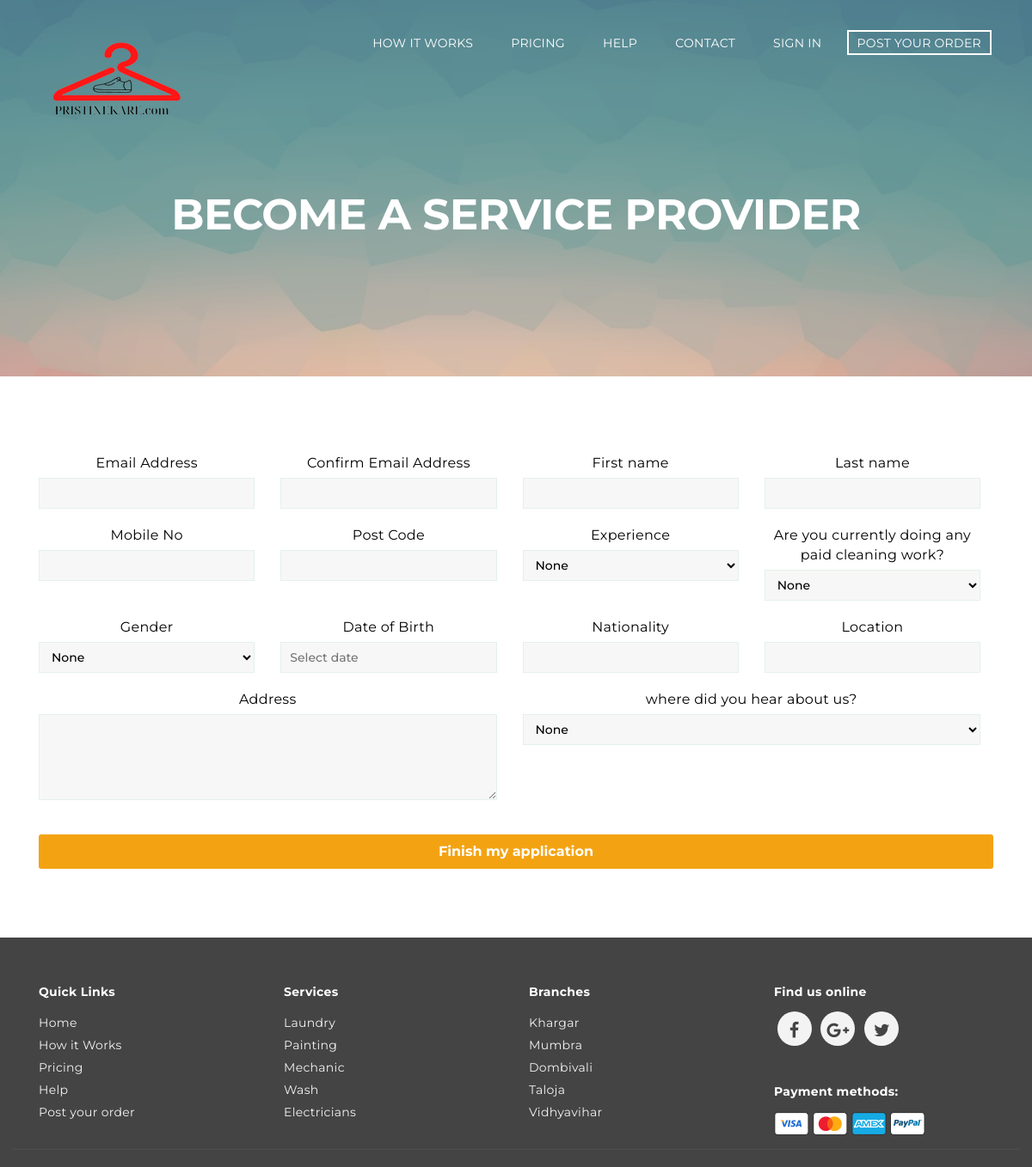
Screenshot of /users/apply.php with the database file from the repository.
### tables this page shows
CREATE TABLE IF NOT EXISTS `sv_admin_login` (
  `admin_id` int(20) NOT NULL AUTO_INCREMENT,
  `user_name` varchar(255) NOT NULL,
  `password` varchar(255) NOT NULL,
  `email_id` varchar(255) NOT NULL,
  `site_name` varchar(255) NOT NULL,
  `logo` varchar(255) NOT NULL,
  `favicon` varchar(255) NOT NULL,
  `site_desc` varchar(255) NOT NULL,
  `keyword` varchar(255) NOT NULL,
  `site_url` varchar(255) NOT NULL,
  `paypal_id` varchar(250) NOT NULL,
  `currency_mode` varchar(100) NOT NULL,
  `paypal_site_mode` varchar(100) NOT NULL,
  PRIMARY KEY (`admin_id`)
);

### users/apply.php (the view, shortened to what this page needs)
  <body class="splash-index">
    <?php include("../header.php");
include("validation.php");
	?>
<section class="teaser bg-top">
<div class="min-space"></div>
<div class="min-space"></div>
<div class="min-space"></div>
<h1 class="sub-title">Become a Service Provider</h1>
<div class="min-space"></div>
<div class="min-space"></div>
</section>
<section class="teaser" style="margin-top:30px;">
<form class="form-large" action="javascript:cleaner('add')" accept-charset="UTF-8" method="post" id="apply_now">
<div class="container apply_form">
<div class="min-space"></div>
<div class="col-lg-12">
<div class="row">
<div class="col-lg-3 col-md-3 col-sm-3">
	<span class="title">Email Address</span>
	<input type="text" value=""  class="user-login__input user-login__input validate[required,custom[email]]" id="email" name="email" >
</div>
<div class="col-lg-3 col-md-3 col-sm-3">
	<span class="title">Confirm Email Address</span>
	<input type="text" value=""  class="user-login__input user-login__input validate[required,custom[email],equals[email]]" id="cemail" >
</div><div class="col-lg-3 col-md-3 col-sm-3">
	<span class="title">First name</span>
	<input type="text" value=""  class="user-login__input user-login__input validate[required]" id="fname" >
</div>
<div class="col-lg-3 col-md-3 col-sm-3">
	<span class="title">Last name</span>
	<input type="text" value=""  class="user-login__input user-login__input validate[required]" id="lname" >
</div>
</div>
<div class="row">
<div class="col-lg-3 col-md-3 col-sm-3">
	<span class="title">Mobile No</span>
	<input type="text" value=""   class="user-login__input user-login__input validate[required,custom[number]]" id="mob_no" >
</div>
<div class="col-lg-3 col-md-3 col-sm-3">
	<span class="title">Post Code</span>
	<input type="text" value=""  class="user-login__input user-login__input validate[required,custom[number]]" id="post_code" >
</div>
<div class="col-lg-3 col-md-3 col-sm-3">
	<span class="title">Experience</span>
	<select id="exp" class="user-login__input user-login__input dropbox validate[required]" >
		<option value="">None</option>
	</select>
</div>
<div class="col-lg-3 col-md-3 col-sm-3">
	<span class="title">Are you currently doing any paid cleaning work?</span>
	<select id="paid_work" class="user-login__input user-login__input dropbox validate[required]" >
		<option value="">None</option>
	</select>
</div>
</div>
<div class="row">
<div class="col-lg-3 col-md-3 col-sm-3">
	<span class="title">Gender</span>
	<select id="gender" class="user-login__input user-login__input dropbox validate[required]"  >
		<option value="">None</option>
	</select>
</div>
<div class="col-lg-3 col-md-3 col-sm-3">
	<span class="title">Date of Birth</span>
	<input type="text" id="datepicker" name="datepicker"  placeholder="Select date" class="user-login__input user-login__input validate[required]">
</div>
<div class="col-lg-3 col-md-3 col-sm-3">
	<span class="title">Nationality</span>
	<input type="text" id="nation" name="nation"  class="user-login__input user-login__input validate[required]">
</div>
<div class="col-lg-3 col-md-3 col-sm-3">
	<span class="title">Location</span>
	<input type="text" id="suburb" name="datepicker"  placeholder="" class="user-login__input user-login__input validate[required]">
</div>
</div>
<div class="row">
<div class="col-lg-6 col-md-6 col-sm-6 col-md-6 col-sm-6">
	<span class="title">Address</span>
	<textarea id="address"  class="user-login__input user-login__input req validate[required]"></textarea>
</div>
<div class="col-lg-6 col-md-6 col-sm-6 col-md-6 col-sm-6">
	<span class="title">where did you hear about us?</span>
	<select id="abt" class="user-login__input user-login__input dropbox validate[required]"  >
		<option value="">None</option>
	</select>
</div>
</div>
</div>
<div class="col-lg-12">
	<input type="submit" class="user-login__action" value="Finish my application">
</div>
</div>
</form>
<div class="min-space"></div>
</section>
<?php include("../footer.php") ?>
<link rel="stylesheet" href="<?php echo $site_url;?>/css/jquery-ui.css">
  </body>
</html>

### header.php (shortened to what this page needs)
<html>
 <?php
 include("connection.php");
    $res=mysqli_fetch_array(mysqli_query($con, "SELECT * FROM sv_admin_login"));
    $logo=mysqli_real_escape_string($con, $res['logo']);
    $site_url=mysqli_real_escape_string($con, $res['site_url']);
 ?>
  <head>
    <link rel="stylesheet" href="<?php echo $site_url; ?>/css/font-awesome.min.css" type="text/css">
    <link rel="stylesheet" href="<?php echo $site_url; ?>/css/style.css" />
    <link rel="stylesheet" media="screen" href="<?php echo $site_url; ?>/css/index.css" />
    <link rel="stylesheet" media="screen" href="<?php echo $site_url; ?>/css/responsive.css" />
    <link rel="stylesheet" href="<?php echo $site_url; ?>/css/bootstrap.min.css" type="text/css">
    </head>
    <header class="header-main header-main--light">
        <nav class="site-nav reversed">
            <div class="container">
                <nav class="navbar navbar-inverse navbar-static-top marginBottom-0" role="navigation">
                    <div class="navbar-header">
                        <?php
                            if($logo=="") { ?>
                                <a href="<?php echo $site_url; ?>" class="site-logo"><img src="<?php echo $site_url; ?>/admincp/admin-logo/default-logo.png" alt="" ></a>
                            <?php } else {     ?>
                                <a href="<?php echo $site_url; ?>" class="site-logo"><img src="<?php echo $site_url; ?>/admincp/admin-logo/<?php echo $logo;?>"></a>
                            <?php } ?>
                    </div>
                    <div class="collapse navbar-collapse" id="navbar-collapse-1">
                        <ul class="nav navbar-nav pull-right">
                            <li><a class="nav__link" href="<?php echo $site_url; ?>/users/howitworks.php">How it Works</a></li>
                            <li><a class="nav__link" href="<?php echo $site_url; ?>/users/pricing.php">Pricing</a></li>
                            <li><a class="nav__link" href="<?php echo $site_url; ?>/users/help.php">Help</a></li>
                            <li><a class="nav__link" href="<?php echo $site_url; ?>/users/contact.php">Contact</a></li>
                            <?php
                                if(!isset($_SESSION['phone_no'])) { ?>
                                <li><a class="nav__link sign-in" href="<?php echo $site_url; ?>/users/sign_in.php">Sign in</a></li><?php } ?>
                             <li><a class="nav__link nav__link--prominent" href="<?php echo $site_url; ?>/users/order.php">Post Your Order</a></li>
                        </ul>
                    </div>
                </nav>
            </div>
        </nav>
    </header>

### footer.php (shortened to what this page needs)
<?php
include("connection.php");
$res=mysqli_fetch_array(mysqli_query($con, "SELECT * FROM sv_admin_login"));
$site_url=mysqli_real_escape_string($con, $res['site_url']);
?>
<footer class="footer">
  <div class="container">
    <div class="footer-content col-lg-3 col-md-3 col-sm-3 col-sm-4 col-lg-4">
      <h5 class="footer-content__title">Quick Links</h5>
      <ul class="footer-content__list">
        <li><a href="<?php
echo $res['site_url'];
?>">Home</a></li>
        <li><a href="<?php
echo $res['site_url'];
?>/users/howitworks.php">How it Works</a></li>
        <li><a href="<?php
echo $res['site_url'];
?>/users/pricing.php">Pricing</a></li>
        <li><a href="<?php
echo $res['site_url'];
?>/users/help.php">Help</a></li>
        <li><a href="<?php
echo $res['site_url'];
?>/users/order.php">Post your order</a></li>
      </ul>
    </div>
    <div class="footer-content col-lg-3 col-md-3 col-sm-3 col-sm-4 col-lg-4">
      <h5 class="footer-content__title">Services</h5>
      <ul class="footer-content__list">
        <li><a href="#">Laundry</a></li>
        <li><a href="#">Painting</a></li>
        <li><a href="#">Mechanic</a></li>
        <li><a href="#">Wash</a></li>
        <li><a href="#">Electricians</a></li>
      </ul>
    </div>
     <div class="footer-content col-lg-3 col-md-3 col-sm-3">
      <h5 class="footer-content__title">Branches</h5>
      <ul class="footer-content__list">
        <li><a href="#">Khargar</a></li>
        <li><a href="#">Mumbra</a></li>
        <li><a href="#">Dombivali</a></li>
        <li><a href="#">Taloja</a></li>
        <li><a href="#">Vidhyavihar</a></li>
      </ul>
    </div>
    <div class="footer-content col-lg-3 col-md-3 col-sm-3 col-sm-4 col-lg-4">
      <div class="footer-content__social social">
          <h5 class="footer-content__title">Find us online</h5>
          <a class="social__action" href="#">
            <i class="fa fa-facebook" aria-hidden="true"></i></a>
          <a class="social__action" href="#">
           <i class="fa fa-google-plus" aria-hidden="true"></i></a>
           <a class="social__action" href="#">
           <i class="fa fa-twitter" aria-hidden="true"></i></a>
         </div>
      <div class="mobile-app">
          <h5 class="footer-content__title">Payment methods:</h5>
          <img src="<?php
echo $res['site_url'];
?>/img/visa.png" alt="Visa" />
          <img src="<?php
echo $res['site_url'];
?>/img/mastercard.png" alt="Mastercard" />
          <img src="<?php
echo $res['site_url'];
?>/img/american_express.png" alt="American express" />
          <img src="<?php
echo $res['site_url'];
?>/img/paypal.png" alt="Paypal" />
      </div>
    </div>
  </div>
  <div class="footer__copyright container">
    <p>
    </p>
  </div>
</footer>

### css/style.css (style rules this page uses)
.row { margin-right:0px !important; }
.req { min-height: 100px; }
.bg-top { background-image: url(../img/window.jpg); background-position:center center; }
.navbar-inverse { background:transparent;border:0; }
.row { max-width:none; }
.min-space { padding:30px 0; }
.navbar-inverse { background-color:transparent !important; border-color:transparent !important; }
@media screen and (-webkit-min-device-pixel-ratio:0) { .dropbox { line-height:28px !important; } }

### css/responsive.css (style rules this page uses)
body { background: #fff; cursor: auto; font-style: normal; font-weight: normal; line-height: 1.5; position: relative }
img { max-width: 100%; height: auto; }
img { -ms-interpolation-mode: bicubic }

### rows the page displays
sv_admin_login: site_url+logo (placeholder picture), site_url (picture)
